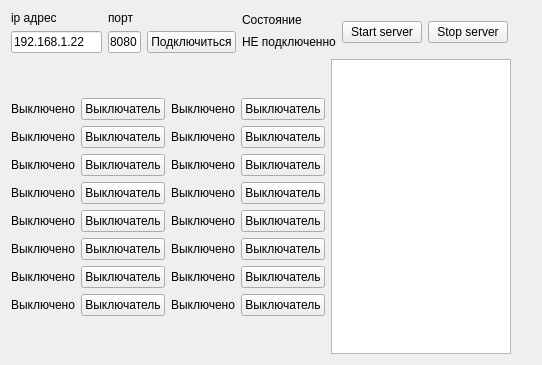
<?xml version="1.0" encoding="UTF-8"?>
<ui version="4.0">
 <class>relayController</class>
 <widget class="QWidget" name="relayController">
  <property name="geometry">
   <rect>
    <x>0</x>
    <y>0</y>
    <width>542</width>
    <height>365</height>
   </rect>
  </property>
  <property name="minimumSize">
   <size>
    <width>542</width>
    <height>365</height>
   </size>
  </property>
  <property name="windowTitle">
   <string>Form</string>
  </property>
  <layout class="QVBoxLayout" name="verticalLayout">
   <item>
    <layout class="QHBoxLayout" name="horizontalLayout">
     <item>
      <layout class="QVBoxLayout" name="verticalLayout_2">
       <item>
        <widget class="QLabel" name="lb_ipAddress">
         <property name="sizePolicy">
          <sizepolicy hsizetype="Maximum" vsizetype="Maximum">
           <horstretch>0</horstretch>
           <verstretch>0</verstretch>
          </sizepolicy>
         </property>
         <property name="text">
          <string>ip адрес</string>
         </property>
        </widget>
       </item>
       <item>
        <widget class="QLineEdit" name="le_ipAddress">
         <property name="sizePolicy">
          <sizepolicy hsizetype="Preferred" vsizetype="Maximum">
           <horstretch>0</horstretch>
           <verstretch>0</verstretch>
          </sizepolicy>
         </property>
         <property name="maximumSize">
          <size>
           <width>200</width>
           <height>16777215</height>
          </size>
         </property>
         <property name="text">
          <string>192.168.1.22</string>
         </property>
        </widget>
       </item>
      </layout>
     </item>
     <item>
      <layout class="QVBoxLayout" name="verticalLayout_3">
       <property name="sizeConstraint">
        <enum>QLayout::SetDefaultConstraint</enum>
       </property>
       <item>
        <widget class="QLabel" name="label_2">
         <property name="sizePolicy">
          <sizepolicy hsizetype="Maximum" vsizetype="Maximum">
           <horstretch>0</horstretch>
           <verstretch>0</verstretch>
          </sizepolicy>
         </property>
         <property name="text">
          <string>порт</string>
         </property>
        </widget>
       </item>
       <item>
        <widget class="QLineEdit" name="le_port">
         <property name="sizePolicy">
          <sizepolicy hsizetype="Maximum" vsizetype="Fixed">
           <horstretch>0</horstretch>
           <verstretch>0</verstretch>
          </sizepolicy>
         </property>
         <property name="maximumSize">
          <size>
           <width>50</width>
           <height>16777215</height>
          </size>
         </property>
         <property name="text">
          <string>8080</string>
         </property>
        </widget>
       </item>
      </layout>
     </item>
     <item>
      <layout class="QVBoxLayout" name="verticalLayout_4">
       <item>
        <spacer name="verticalSpacer_2">
         <property name="orientation">
          <enum>Qt::Vertical</enum>
         </property>
         <property name="sizeType">
          <enum>QSizePolicy::Ignored</enum>
         </property>
         <property name="sizeHint" stdset="0">
          <size>
           <width>20</width>
           <height>40</height>
          </size>
         </property>
        </spacer>
       </item>
       <item>
        <widget class="QPushButton" name="pb_connect">
         <property name="text">
          <string>Подключиться</string>
         </property>
        </widget>
       </item>
      </layout>
     </item>
     <item>
      <layout class="QVBoxLayout" name="verticalLayout_5">
       <item>
        <widget class="QLabel" name="label">
         <property name="sizePolicy">
          <sizepolicy hsizetype="Maximum" vsizetype="Maximum">
           <horstretch>0</horstretch>
           <verstretch>0</verstretch>
          </sizepolicy>
         </property>
         <property name="text">
          <string>Состояние</string>
         </property>
        </widget>
       </item>
       <item>
        <widget class="QLabel" name="lb_state">
         <property name="sizePolicy">
          <sizepolicy hsizetype="Maximum" vsizetype="Maximum">
           <horstretch>0</horstretch>
           <verstretch>0</verstretch>
          </sizepolicy>
         </property>
         <property name="text">
          <string>НЕ подключенно</string>
         </property>
        </widget>
       </item>
      </layout>
     </item>
     <item>
      <widget class="QPushButton" name="pb_startServer">
       <property name="text">
        <string>Start server</string>
       </property>
      </widget>
     </item>
     <item>
      <widget class="QPushButton" name="pb_stopServer">
       <property name="text">
        <string>Stop server</string>
       </property>
      </widget>
     </item>
     <item>
      <spacer name="horizontalSpacer">
       <property name="orientation">
        <enum>Qt::Horizontal</enum>
       </property>
       <property name="sizeHint" stdset="0">
        <size>
         <width>40</width>
         <height>20</height>
        </size>
       </property>
      </spacer>
     </item>
    </layout>
   </item>
   <item>
    <layout class="QHBoxLayout" name="horizontalLayout_2">
     <item>
      <layout class="QHBoxLayout" name="horizontalLayout_3">
       <item>
        <layout class="QVBoxLayout" name="verticalLayout_6">
         <item>
          <layout class="QFormLayout" name="formLayout">
           <property name="sizeConstraint">
            <enum>QLayout::SetMinimumSize</enum>
           </property>
           <property name="fieldGrowthPolicy">
            <enum>QFormLayout::ExpandingFieldsGrow</enum>
           </property>
           <property name="rowWrapPolicy">
            <enum>QFormLayout::DontWrapRows</enum>
           </property>
           <property name="labelAlignment">
            <set>Qt::AlignRight|Qt::AlignTop|Qt::AlignTrailing</set>
           </property>
           <property name="formAlignment">
            <set>Qt::AlignLeading|Qt::AlignLeft|Qt::AlignVCenter</set>
           </property>
           <item row="0" column="0">
            <layout class="QHBoxLayout" name="horizontalLayout_6">
             <item>
              <widget class="QLabel" name="lb_relay1">
               <property name="sizePolicy">
                <sizepolicy hsizetype="Maximum" vsizetype="Preferred">
                 <horstretch>0</horstretch>
                 <verstretch>0</verstretch>
                </sizepolicy>
               </property>
               <property name="text">
                <string>Выключено</string>
               </property>
              </widget>
             </item>
             <item>
              <widget class="modernPushButton" name="pb_btn1">
               <property name="sizePolicy">
                <sizepolicy hsizetype="Maximum" vsizetype="Fixed">
                 <horstretch>0</horstretch>
                 <verstretch>0</verstretch>
                </sizepolicy>
               </property>
               <property name="text">
                <string>Выключатель</string>
               </property>
              </widget>
             </item>
            </layout>
           </item>
           <item row="0" column="1">
            <layout class="QHBoxLayout" name="horizontalLayout_7">
             <item>
              <widget class="QLabel" name="lb_relay9">
               <property name="sizePolicy">
                <sizepolicy hsizetype="Maximum" vsizetype="Preferred">
                 <horstretch>0</horstretch>
                 <verstretch>0</verstretch>
                </sizepolicy>
               </property>
               <property name="text">
                <string>Выключено</string>
               </property>
              </widget>
             </item>
             <item>
              <widget class="modernPushButton" name="pb_btn9">
               <property name="sizePolicy">
                <sizepolicy hsizetype="Maximum" vsizetype="Fixed">
                 <horstretch>0</horstretch>
                 <verstretch>0</verstretch>
                </sizepolicy>
               </property>
               <property name="text">
                <string>Выключатель</string>
               </property>
              </widget>
             </item>
            </layout>
           </item>
           <item row="1" column="0">
            <layout class="QHBoxLayout" name="horizontalLayout_4">
             <item>
              <widget class="QLabel" name="lb_relay2">
               <property name="sizePolicy">
                <sizepolicy hsizetype="Maximum" vsizetype="Preferred">
                 <horstretch>0</horstretch>
                 <verstretch>0</verstretch>
                </sizepolicy>
               </property>
               <property name="text">
                <string>Выключено</string>
               </property>
              </widget>
             </item>
             <item>
              <widget class="modernPushButton" name="pb_btn2">
               <property name="sizePolicy">
                <sizepolicy hsizetype="Maximum" vsizetype="Fixed">
                 <horstretch>0</horstretch>
                 <verstretch>0</verstretch>
                </sizepolicy>
               </property>
               <property name="text">
                <string>Выключатель</string>
               </property>
              </widget>
             </item>
            </layout>
           </item>
           <item row="1" column="1">
            <layout class="QHBoxLayout" name="horizontalLayout_10">
             <item>
              <widget class="QLabel" name="lb_relay10">
               <property name="sizePolicy">
                <sizepolicy hsizetype="Maximum" vsizetype="Preferred">
                 <horstretch>0</horstretch>
                 <verstretch>0</verstretch>
                </sizepolicy>
               </property>
               <property name="text">
                <string>Выключено</string>
               </property>
              </widget>
             </item>
             <item>
              <widget class="modernPushButton" name="pb_btn10">
               <property name="sizePolicy">
                <sizepolicy hsizetype="Maximum" vsizetype="Fixed">
                 <horstretch>0</horstretch>
                 <verstretch>0</verstretch>
                </sizepolicy>
               </property>
               <property name="text">
                <string>Выключатель</string>
               </property>
              </widget>
             </item>
            </layout>
           </item>
           <item row="2" column="0">
            <layout class="QHBoxLayout" name="horizontalLayout_9">
             <item>
              <widget class="QLabel" name="lb_relay3">
               <property name="sizePolicy">
                <sizepolicy hsizetype="Maximum" vsizetype="Preferred">
                 <horstretch>0</horstretch>
                 <verstretch>0</verstretch>
                </sizepolicy>
               </property>
               <property name="text">
                <string>Выключено</string>
               </property>
              </widget>
             </item>
             <item>
              <widget class="modernPushButton" name="pb_btn3">
               <property name="sizePolicy">
                <sizepolicy hsizetype="Maximum" vsizetype="Fixed">
                 <horstretch>0</horstretch>
                 <verstretch>0</verstretch>
                </sizepolicy>
               </property>
               <property name="text">
                <string>Выключатель</string>
               </property>
              </widget>
             </item>
            </layout>
           </item>
           <item row="2" column="1">
            <layout class="QHBoxLayout" name="horizontalLayout_11">
             <item>
              <widget class="QLabel" name="lb_relay11">
               <property name="sizePolicy">
                <sizepolicy hsizetype="Maximum" vsizetype="Preferred">
                 <horstretch>0</horstretch>
                 <verstretch>0</verstretch>
                </sizepolicy>
               </property>
               <property name="text">
                <string>Выключено</string>
               </property>
              </widget>
             </item>
             <item>
              <widget class="modernPushButton" name="pb_btn11">
               <property name="sizePolicy">
                <sizepolicy hsizetype="Maximum" vsizetype="Fixed">
                 <horstretch>0</horstretch>
                 <verstretch>0</verstretch>
                </sizepolicy>
               </property>
               <property name="text">
                <string>Выключатель</string>
               </property>
              </widget>
             </item>
            </layout>
           </item>
           <item row="3" column="0">
            <layout class="QHBoxLayout" name="horizontalLayout_12">
             <item>
              <widget class="QLabel" name="lb_relay4">
               <property name="sizePolicy">
                <sizepolicy hsizetype="Maximum" vsizetype="Preferred">
                 <horstretch>0</horstretch>
                 <verstretch>0</verstretch>
                </sizepolicy>
               </property>
               <property name="text">
                <string>Выключено</string>
               </property>
              </widget>
             </item>
             <item>
              <widget class="modernPushButton" name="pb_btn4">
               <property name="sizePolicy">
                <sizepolicy hsizetype="Maximum" vsizetype="Fixed">
                 <horstretch>0</horstretch>
                 <verstretch>0</verstretch>
                </sizepolicy>
               </property>
               <property name="text">
                <string>Выключатель</string>
               </property>
              </widget>
             </item>
            </layout>
           </item>
           <item row="3" column="1">
            <layout class="QHBoxLayout" name="horizontalLayout_13">
             <item>
              <widget class="QLabel" name="lb_relay12">
               <property name="sizePolicy">
                <sizepolicy hsizetype="Maximum" vsizetype="Preferred">
                 <horstretch>0</horstretch>
                 <verstretch>0</verstretch>
                </sizepolicy>
               </property>
               <property name="text">
                <string>Выключено</string>
               </property>
              </widget>
             </item>
             <item>
              <widget class="modernPushButton" name="pb_btn12">
               <property name="sizePolicy">
                <sizepolicy hsizetype="Maximum" vsizetype="Fixed">
                 <horstretch>0</horstretch>
                 <verstretch>0</verstretch>
                </sizepolicy>
               </property>
               <property name="text">
                <string>Выключатель</string>
               </property>
              </widget>
             </item>
            </layout>
           </item>
           <item row="4" column="0">
            <layout class="QHBoxLayout" name="horizontalLayout_14">
             <item>
              <widget class="QLabel" name="lb_relay5">
               <property name="sizePolicy">
                <sizepolicy hsizetype="Maximum" vsizetype="Preferred">
                 <horstretch>0</horstretch>
                 <verstretch>0</verstretch>
                </sizepolicy>
               </property>
               <property name="text">
                <string>Выключено</string>
               </property>
              </widget>
             </item>
             <item>
              <widget class="modernPushButton" name="pb_btn5">
               <property name="sizePolicy">
                <sizepolicy hsizetype="Maximum" vsizetype="Fixed">
                 <horstretch>0</horstretch>
                 <verstretch>0</verstretch>
                </sizepolicy>
               </property>
               <property name="text">
                <string>Выключатель</string>
               </property>
              </widget>
             </item>
            </layout>
           </item>
           <item row="4" column="1">
            <layout class="QHBoxLayout" name="horizontalLayout_15">
             <item>
              <widget class="QLabel" name="lb_relay13">
               <property name="sizePolicy">
                <sizepolicy hsizetype="Maximum" vsizetype="Preferred">
                 <horstretch>0</horstretch>
                 <verstretch>0</verstretch>
                </sizepolicy>
               </property>
               <property name="text">
                <string>Выключено</string>
               </property>
              </widget>
             </item>
             <item>
              <widget class="modernPushButton" name="pb_btn13">
               <property name="sizePolicy">
                <sizepolicy hsizetype="Maximum" vsizetype="Fixed">
                 <horstretch>0</horstretch>
                 <verstretch>0</verstretch>
                </sizepolicy>
               </property>
               <property name="text">
                <string>Выключатель</string>
               </property>
              </widget>
             </item>
            </layout>
           </item>
           <item row="5" column="0">
            <layout class="QHBoxLayout" name="horizontalLayout_16">
             <item>
              <widget class="QLabel" name="lb_relay6">
               <property name="sizePolicy">
                <sizepolicy hsizetype="Maximum" vsizetype="Preferred">
                 <horstretch>0</horstretch>
                 <verstretch>0</verstretch>
                </sizepolicy>
               </property>
               <property name="text">
                <string>Выключено</string>
               </property>
              </widget>
             </item>
             <item>
              <widget class="modernPushButton" name="pb_btn6">
               <property name="sizePolicy">
                <sizepolicy hsizetype="Maximum" vsizetype="Fixed">
                 <horstretch>0</horstretch>
                 <verstretch>0</verstretch>
                </sizepolicy>
               </property>
               <property name="text">
                <string>Выключатель</string>
               </property>
              </widget>
             </item>
            </layout>
           </item>
           <item row="5" column="1">
            <layout class="QHBoxLayout" name="horizontalLayout_17">
             <item>
              <widget class="QLabel" name="lb_relay14">
               <property name="sizePolicy">
                <sizepolicy hsizetype="Maximum" vsizetype="Preferred">
                 <horstretch>0</horstretch>
                 <verstretch>0</verstretch>
                </sizepolicy>
               </property>
               <property name="text">
                <string>Выключено</string>
               </property>
              </widget>
             </item>
             <item>
              <widget class="modernPushButton" name="pb_btn14">
               <property name="sizePolicy">
                <sizepolicy hsizetype="Maximum" vsizetype="Fixed">
                 <horstretch>0</horstretch>
                 <verstretch>0</verstretch>
                </sizepolicy>
               </property>
               <property name="text">
                <string>Выключатель</string>
               </property>
              </widget>
             </item>
            </layout>
           </item>
           <item row="6" column="0">
            <layout class="QHBoxLayout" name="horizontalLayout_18">
             <item>
              <widget class="QLabel" name="lb_relay7">
               <property name="sizePolicy">
                <sizepolicy hsizetype="Maximum" vsizetype="Preferred">
                 <horstretch>0</horstretch>
                 <verstretch>0</verstretch>
                </sizepolicy>
               </property>
               <property name="text">
                <string>Выключено</string>
               </property>
              </widget>
             </item>
             <item>
              <widget class="modernPushButton" name="pb_btn7">
               <property name="sizePolicy">
                <sizepolicy hsizetype="Maximum" vsizetype="Fixed">
                 <horstretch>0</horstretch>
                 <verstretch>0</verstretch>
                </sizepolicy>
               </property>
               <property name="text">
                <string>Выключатель</string>
               </property>
              </widget>
             </item>
            </layout>
           </item>
           <item row="6" column="1">
            <layout class="QHBoxLayout" name="horizontalLayout_19">
             <item>
              <widget class="QLabel" name="lb_relay15">
               <property name="sizePolicy">
                <sizepolicy hsizetype="Maximum" vsizetype="Preferred">
                 <horstretch>0</horstretch>
                 <verstretch>0</verstretch>
                </sizepolicy>
               </property>
               <property name="text">
                <string>Выключено</string>
               </property>
              </widget>
             </item>
             <item>
              <widget class="modernPushButton" name="pb_btn15">
               <property name="sizePolicy">
                <sizepolicy hsizetype="Maximum" vsizetype="Fixed">
                 <horstretch>0</horstretch>
                 <verstretch>0</verstretch>
                </sizepolicy>
               </property>
               <property name="text">
                <string>Выключатель</string>
               </property>
              </widget>
             </item>
            </layout>
           </item>
           <item row="7" column="0">
            <layout class="QHBoxLayout" name="horizontalLayout_20">
             <item>
              <widget class="QLabel" name="lb_relay8">
               <property name="sizePolicy">
                <sizepolicy hsizetype="Maximum" vsizetype="Preferred">
                 <horstretch>0</horstretch>
                 <verstretch>0</verstretch>
                </sizepolicy>
               </property>
               <property name="text">
                <string>Выключено</string>
               </property>
              </widget>
             </item>
             <item>
              <widget class="modernPushButton" name="pb_btn8">
               <property name="sizePolicy">
                <sizepolicy hsizetype="Maximum" vsizetype="Fixed">
                 <horstretch>0</horstretch>
                 <verstretch>0</verstretch>
                </sizepolicy>
               </property>
               <property name="text">
                <string>Выключатель</string>
               </property>
              </widget>
             </item>
            </layout>
           </item>
           <item row="7" column="1">
            <layout class="QHBoxLayout" name="horizontalLayout_21">
             <item>
              <widget class="QLabel" name="lb_relay16">
               <property name="sizePolicy">
                <sizepolicy hsizetype="Maximum" vsizetype="Preferred">
                 <horstretch>0</horstretch>
                 <verstretch>0</verstretch>
                </sizepolicy>
               </property>
               <property name="text">
                <string>Выключено</string>
               </property>
              </widget>
             </item>
             <item>
              <widget class="modernPushButton" name="pb_btn16">
               <property name="sizePolicy">
                <sizepolicy hsizetype="Maximum" vsizetype="Fixed">
                 <horstretch>0</horstretch>
                 <verstretch>0</verstretch>
                </sizepolicy>
               </property>
               <property name="text">
                <string>Выключатель</string>
               </property>
              </widget>
             </item>
            </layout>
           </item>
          </layout>
         </item>
        </layout>
       </item>
       <item>
        <widget class="QListView" name="lv_clientIpAddress">
         <property name="sizePolicy">
          <sizepolicy hsizetype="Expanding" vsizetype="Expanding">
           <horstretch>0</horstretch>
           <verstretch>0</verstretch>
          </sizepolicy>
         </property>
        </widget>
       </item>
       <item>
        <spacer name="verticalSpacer">
         <property name="orientation">
          <enum>Qt::Vertical</enum>
         </property>
         <property name="sizeHint" stdset="0">
          <size>
           <width>20</width>
           <height>40</height>
          </size>
         </property>
        </spacer>
       </item>
      </layout>
     </item>
    </layout>
   </item>
  </layout>
 </widget>
 <customwidgets>
  <customwidget>
   <class>modernPushButton</class>
   <extends>QPushButton</extends>
   <header location="global">modernpushbutton.h</header>
  </customwidget>
 </customwidgets>
 <resources/>
 <connections/>
</ui>
